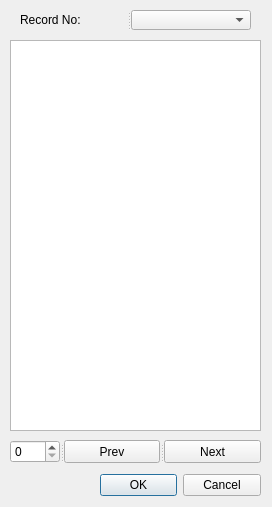
<?xml version="1.0" encoding="UTF-8"?>
<ui version="4.0">
 <class>GuideInfoDlgDesign</class>
 <widget class="QDialog" name="GuideInfoDlgDesign">
  <property name="geometry">
   <rect>
    <x>0</x>
    <y>0</y>
    <width>272</width>
    <height>507</height>
   </rect>
  </property>
  <property name="windowTitle">
   <string>Guide Information</string>
  </property>
  <widget class="QSplitter" name="splitter">
   <property name="geometry">
    <rect>
     <x>100</x>
     <y>470</y>
     <width>161</width>
     <height>31</height>
    </rect>
   </property>
   <property name="orientation">
    <enum>Qt::Horizontal</enum>
   </property>
   <widget class="QDialogButtonBox" name="button_box">
    <property name="orientation">
     <enum>Qt::Horizontal</enum>
    </property>
    <property name="standardButtons">
     <set>QDialogButtonBox::Cancel|QDialogButtonBox::Ok</set>
    </property>
   </widget>
  </widget>
  <widget class="QTextEdit" name="textEditFeatureInfo">
   <property name="geometry">
    <rect>
     <x>10</x>
     <y>40</y>
     <width>251</width>
     <height>391</height>
    </rect>
   </property>
   <property name="readOnly">
    <bool>true</bool>
   </property>
  </widget>
  <widget class="QSplitter" name="splitter_2">
   <property name="geometry">
    <rect>
     <x>20</x>
     <y>10</y>
     <width>231</width>
     <height>20</height>
    </rect>
   </property>
   <property name="orientation">
    <enum>Qt::Horizontal</enum>
   </property>
   <widget class="QLabel" name="label">
    <property name="text">
     <string>Record No: </string>
    </property>
   </widget>
   <widget class="QComboBox" name="comboBoxRecordNo"/>
  </widget>
  <widget class="QSplitter" name="splitter_3">
   <property name="geometry">
    <rect>
     <x>10</x>
     <y>440</y>
     <width>251</width>
     <height>23</height>
    </rect>
   </property>
   <property name="orientation">
    <enum>Qt::Horizontal</enum>
   </property>
   <widget class="QSpinBox" name="spinBoxFeatureIndex"/>
   <widget class="QPushButton" name="pushButtonPrev">
    <property name="text">
     <string>Prev</string>
    </property>
   </widget>
   <widget class="QPushButton" name="pushButtonNext">
    <property name="text">
     <string>Next</string>
    </property>
   </widget>
  </widget>
 </widget>
 <resources/>
 <connections>
  <connection>
   <sender>button_box</sender>
   <signal>accepted()</signal>
   <receiver>GuideInfoDlgDesign</receiver>
   <slot>accept()</slot>
   <hints>
    <hint type="sourcelabel">
     <x>20</x>
     <y>20</y>
    </hint>
    <hint type="destinationlabel">
     <x>20</x>
     <y>20</y>
    </hint>
   </hints>
  </connection>
  <connection>
   <sender>button_box</sender>
   <signal>rejected()</signal>
   <receiver>GuideInfoDlgDesign</receiver>
   <slot>reject()</slot>
   <hints>
    <hint type="sourcelabel">
     <x>20</x>
     <y>20</y>
    </hint>
    <hint type="destinationlabel">
     <x>20</x>
     <y>20</y>
    </hint>
   </hints>
  </connection>
 </connections>
</ui>
